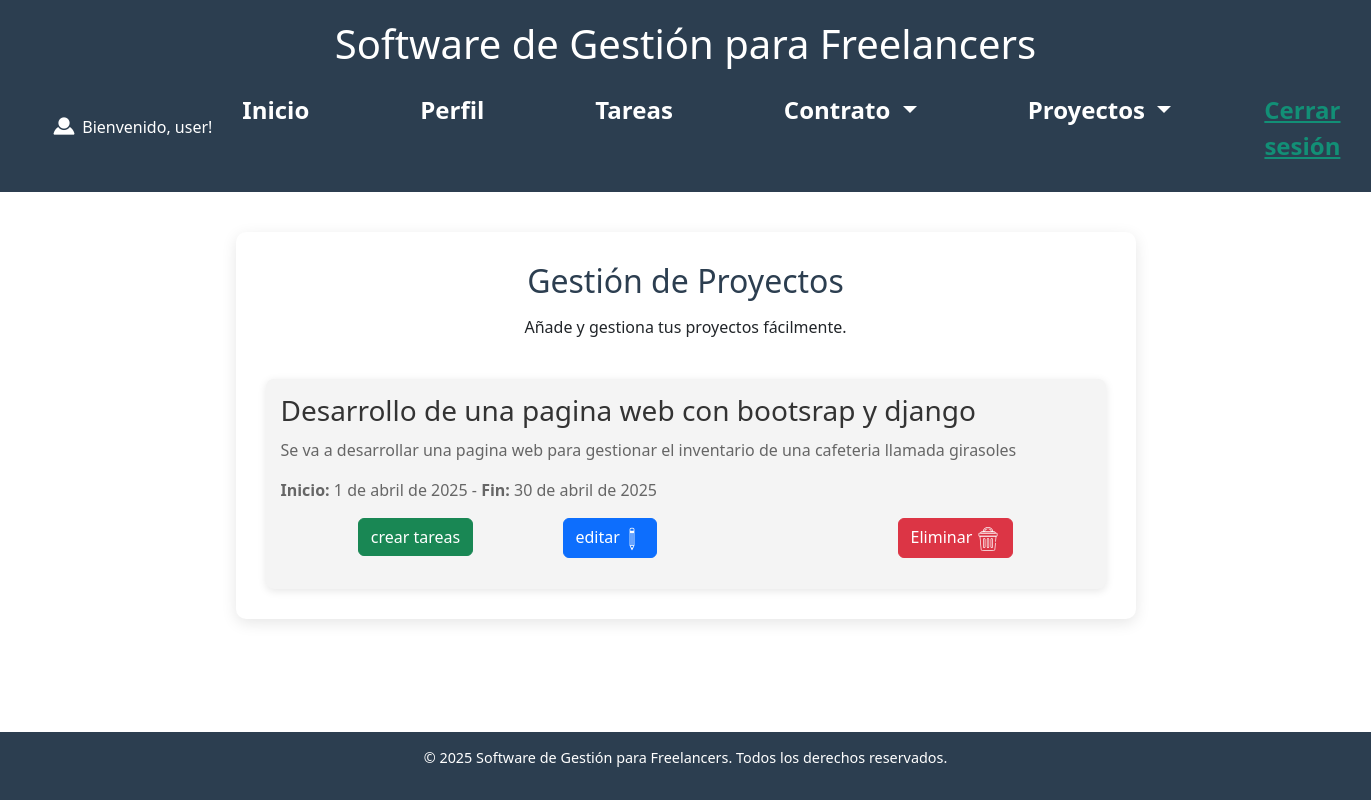
The page /proyectos/ (signed in) on the database as committed earlier.
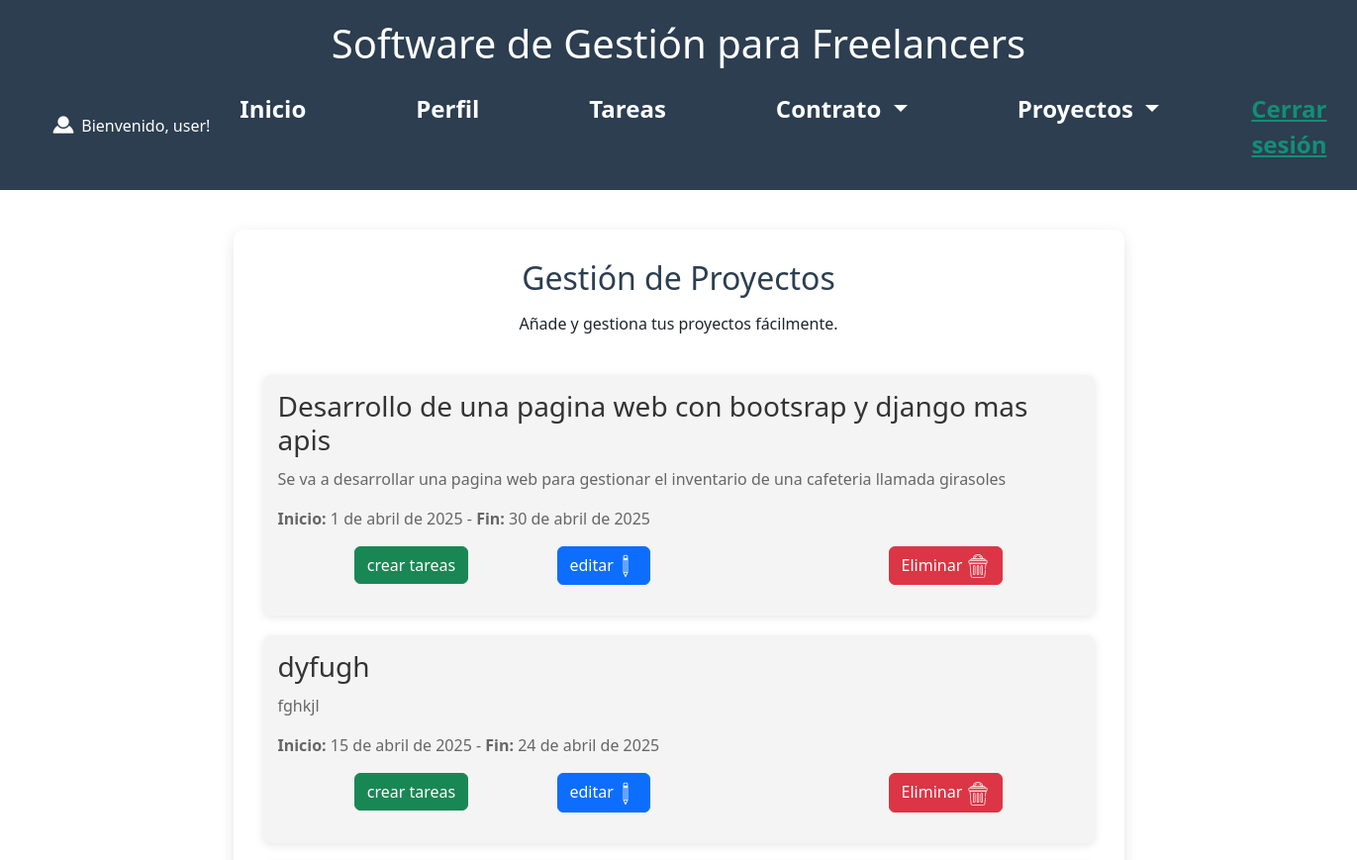
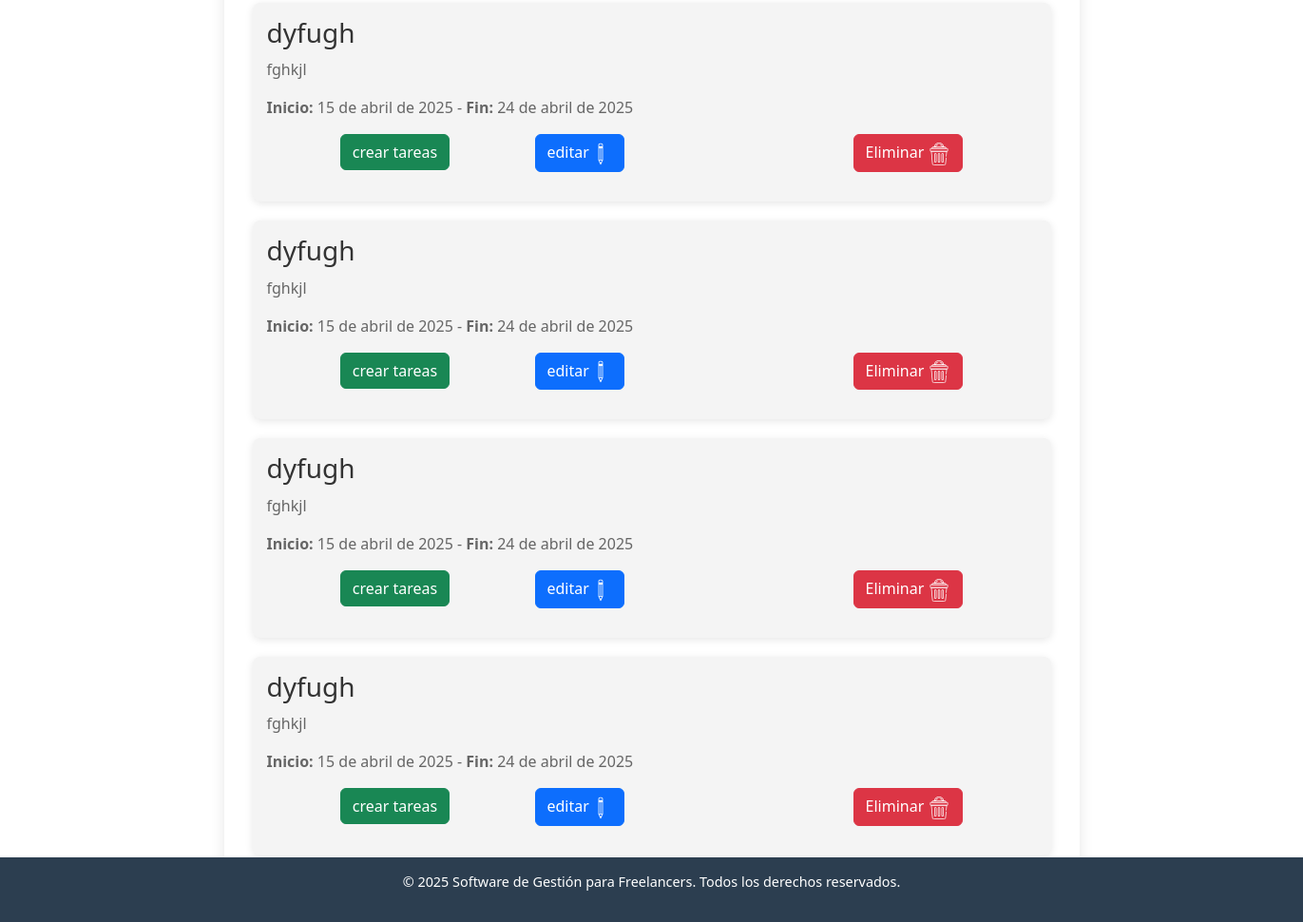
The same page on the database as committed later (2 pictures, top to bottom).
### gestion/models.py (models this page shows, shortened)
class Proyecto(models.Model):
    id_proyecto = models.AutoField(primary_key=True)
    id_usuario = models.ForeignKey(CustomUser, on_delete=models.CASCADE, related_name='proyectos')
    nombre = models.CharField(max_length=100)
    descripcion = models.TextField(blank=True, null=True)
    fecha_inicio = models.DateField()
    fecha_fin = models.DateField()
    fecha_creacion = models.DateTimeField(auto_now_add=True)

### gestion/views.py (the view, shortened to what this page needs)
# urls.py: path("proyectos/", proyectos, name="proyectos"),
@login_required
def proyectos(request):
    if request.method == "GET":proyectos = Proyecto.objects.filter(id_usuario=request.user)
    proyectos = Proyecto.objects.filter(id_usuario=request.user)
    return render(request, "proyectos.html", {"proyectos": proyectos})

### templates/proyectos.html (shortened to what this page needs)
{% extends 'base.html' %}
{% block content %}
{%load static%}
    <section id="proyectos">
        <h2>Gestión de Proyectos</h2>
        <p>Añade y gestiona tus proyectos fácilmente.</p>
        <br>
        <div class="proyecto-container" id="lista-proyectos">
            {% for proyecto in proyectos %}
        <div class="proyecto-item" id="proyecto-{{ proyecto.id_proyecto }}">
            <h3>{{ proyecto.nombre }}</h3>
            <p>{{ proyecto.descripcion }}</p>
            <p><strong>Inicio:</strong> {{ proyecto.fecha_inicio }} - <strong>Fin:</strong> {{ proyecto.fecha_fin }}</p>
        <div  class="container">
            <div class="row">
                <div class="col-sm">
                 <form method="post" action="{% url 'crear_tarea' proyecto.id_proyecto%}" >
                            <button type="submit" class="btn btn-success">crear tareas </button>
                        </form>
                 </div>
                 <div class="col-sm">
                    <p class="d-inline-flex gap-1">
                        <a class="btn btn-primary" data-bs-toggle="collapse" href="#collapseExample-{{ proyecto.id_proyecto }}"
                            role="button" aria-expanded="false" aria-controls="collapseExample">
                            editar<img src="{%static 'img/lapiz2.png'%}" alt="" style="display: inline;">
                        </a>
                    </p>
                </div>
                <div class="col-sm">
                    <form method="post" action="{% url 'eliminar_proyecto' proyecto.id_proyecto %}" onsubmit="return confirm('¿Estás seguro de que quieres eliminar este proyecto?');">
                            <button type="submit" class="btn btn-danger">Eliminar <img src="{% static 'img/basura.png' %}" alt="" style="display: inline;"></button>
                        </form>
                </div>
         </div>
        </div>
        </div>
    {% empty %}
        <p>No hay proyectos aún.</p>
    {% endfor %}
    </div>
{%endblock%}

Rows that differ between the two databases and show on the page:
changed Proyecto: nombre "Desarrollo de una pagina web con bootsrap y django" → "Desarrollo de una pagina web con bootsrap y django mas apis"
added Proyecto: nombre "dyfugh", descripcion "fghkjl", fecha_inicio "15 de abril de 2025", fecha_fin "24 de abril de 2025"
added Proyecto: nombre "dyfugh", descripcion "fghkjl", fecha_inicio "15 de abril de 2025", fecha_fin "24 de abril de 2025"
added Proyecto: nombre "dyfugh", descripcion "fghkjl", fecha_inicio "15 de abril de 2025", fecha_fin "24 de abril de 2025"
added Proyecto: nombre "dyfugh", descripcion "fghkjl", fecha_inicio "15 de abril de 2025", fecha_fin "24 de abril de 2025"
added Proyecto: nombre "dyfugh", descripcion "fghkjl", fecha_inicio "15 de abril de 2025", fecha_fin "24 de abril de 2025"
